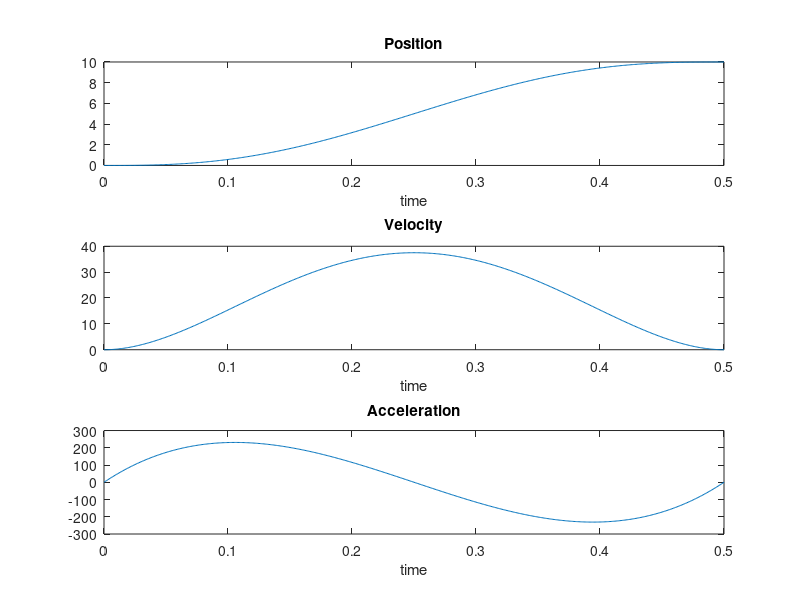
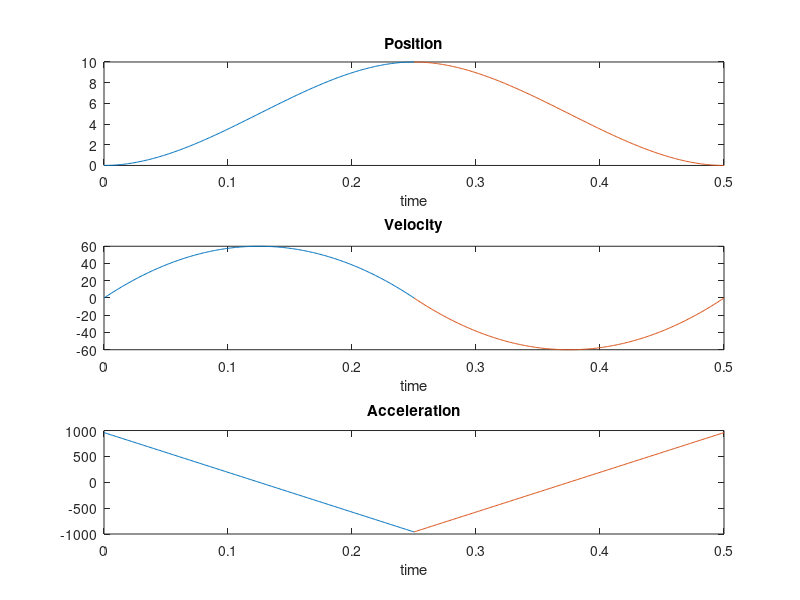
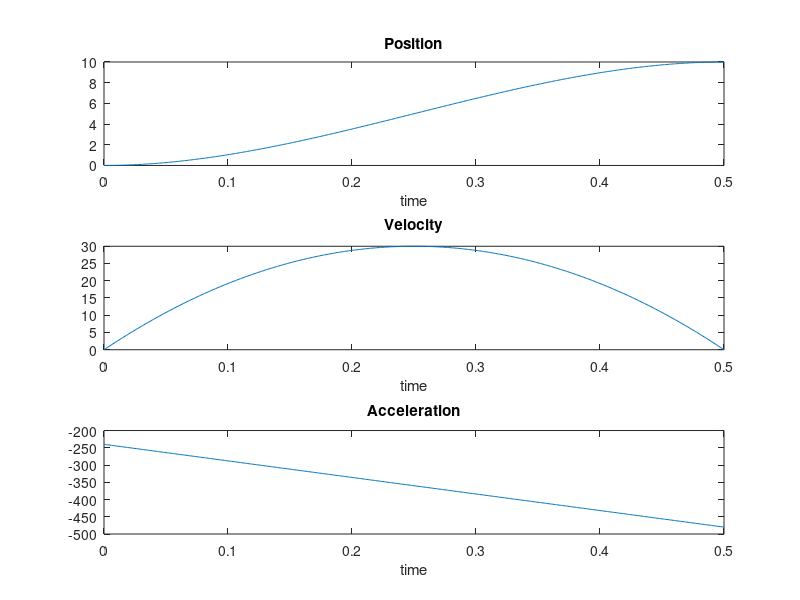
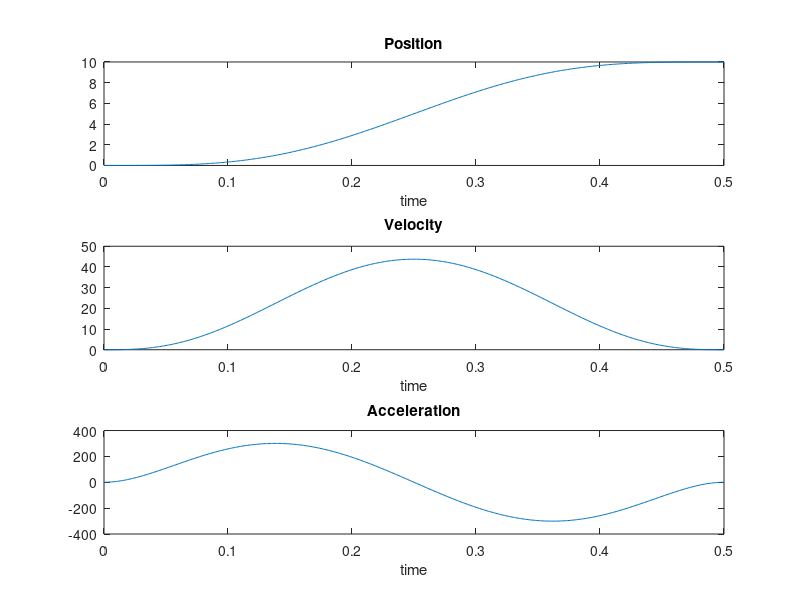

Write MATLAB code to recreate these figures, in order. (Note: this script raises an error after producing the figures.)
%% Mikhail Grushko - BE130 Pset 3

%% Setup

clc;
close all;
clear vars;

%% Problem 1b

Tf = 0.5;
t = 0:0.001:Tf;

x = 1920*t.^5 - 2400*t.^4 + 800*t.^3;
v = 9600*t.^4 - 9600*t.^3 + 2400*t.^2;
a = 38400*t.^3 - 28800*t.^2 + 4800*t.^1;

figure;
subplot(3,1,1); 
plot(t,x); title("Position"); xlabel("time")
subplot(3,1,2); 
plot(t,v); title("Velocity"); xlabel("time")
subplot(3,1,3); 
plot(t,a); title("Acceleration"); xlabel("time")

%% Problem 1d

Tf1 = 0.25;
t1 = 0:0.001:Tf1;
Tf2 = 0.5
t2 = Tf1:0.001:Tf2;

x = -1280*t1.^3 + 480*t1.^2;
v = -3840*t1.^2 + 960*t1.^1;
a = -7680*t1.^1 + 960*t1.^0;

x2 = (1280*t1.^3 - 480*t1.^2) + 10;
v2 = 3840*t1.^2 - 960*t1.^1;
a2 = 7680*t1.^1 - 960*t1.^0;

figure;
subplot(3,1,1); 
plot(t1,x); title("Position"); xlabel("time");
hold on;
plot(t2,x2); title("Position"); xlabel("time");
hold off; 

subplot(3,1,2); 
plot(t1,v); title("Velocity"); xlabel("time")
hold on;
plot(t2,v2); title("Velocity"); xlabel("time");
hold off; 

subplot(3,1,3); 
plot(t1,a); title("Acceleration"); xlabel("time")
hold on;
plot(t2,a2); title("Acceleration"); xlabel("time");
hold off; 

%% Problem 2c

Tf = 0.5;
t = 0:0.001:Tf;

x = -160*t.^3 + 120*t.^2;
v = -480*t.^2 + 240*t.^1;
a = -480*t.^1 - 240*t.^0;

figure;
subplot(3,1,1); 
plot(t,x); title("Position"); xlabel("time")
subplot(3,1,2); 
plot(t,v); title("Velocity"); xlabel("time")
subplot(3,1,3); 
plot(t,a); title("Acceleration"); xlabel("time")

%% Problem 3c

Tf = 0.5;
t = 0:0.001:Tf;

x = -25600*t.^7 + 44800*t.^6 - 26880*t.^5 + 5600*t.^4;
v = -179200*t.^6 + 268800*t.^5 - 134400*t.^4 + 22400*t.^3;
a = -1075200*t.^5 + 1344000*t.^4 - 537600*t.^3 + 67200*t.^2;

figure;
subplot(3,1,1); 
plot(t,x); title("Position"); xlabel("time")
subplot(3,1,2); 
plot(t,v); title("Velocity"); xlabel("time")
subplot(3,1,3); 
plot(t,a); title("Acceleration"); xlabel("time")

%% Problem 4a

% Minimal Square Jerk
N = 1000;
x0 = zeros(1, N);
csj = @(x,xf) diff([0,0,0,x,xf,xf,xf],3);
x = lsqnonlin(@(x) csj(x,10), x0);
x_= [0,x,10];
Tf=0.5; t=[0:(N+1)]/(N+1)*Tf; dt=Tf/(N+1);
figure; 
subplot(311); plot(t,x_); ylabel("Position"); title("Minimal Square Jerk"); hold on;
subplot(312); plot(t(2:end),diff(x_)/dt); ylabel("Velocity");hold on;
subplot(313); plot(t(2:end-1),diff(x_,2)/dt^2); ylabel("Acceleration");xlabel("Time(sec)");hold on;

% Minimal Square Acceleration
N = 1000;
x0 = zeros(1, N);
csa = @(x,xf) diff([0,0,0,x,xf,xf,xf],2);
x = lsqnonlin(@(x) csa(x,10), x0);
x_= [0,x,10];
Tf=0.5; t=[0:(N+1)]/(N+1)*Tf; dt=Tf/(N+1);
figure; 
subplot(311); plot(t,x_); ylabel("Position"); title("Minimal Square Acceleration"); hold on;
subplot(312); plot(t(2:end),diff(x_)/dt); ylabel("Velocity");hold on;
subplot(313); plot(t(2:end-1),diff(x_,2)/dt^2); ylabel("Acceleration");xlabel("Time(sec)");hold on;

% Minimal Square Acceleration
N = 1000;
x0 = zeros(1, N);
css = @(x,xf) diff([0,0,0,x,xf,xf,xf],4);
x = lsqnonlin(@(x) css(x,10), x0);
x_= [0,x,10];
Tf=0.5; t=[0:(N+1)]/(N+1)*Tf; dt=Tf/(N+1);
figure; 
subplot(311); plot(t,x_); ylabel("Position"); title("Minimal Square Acceleration"); hold on;
subplot(312); plot(t(2:end),diff(x_)/dt); ylabel("Velocity");hold on;
subplot(313); plot(t(2:end-1),diff(x_,2)/dt^2); ylabel("Acceleration");xlabel("Time(sec)");hold on;

%% Problem 4b

N = 50;
delta = 1e-8;
x = rand(1, N);
j = @(x,xf) diff([0,0,0,x,xf,xf,xf],3);
gr = 0*x;

for i = 1:1e6;
    prev_gr = gr;
    for k = 1:N
        a = 0*x;
        a(k) = delta;
        gr(k) = sum((j((x + a), 10).^2 - j(x, 10).^2))./delta;
    end
    dgr = gr - prev_gr;
    alpha = abs(dot(gr, gr)/dot(dgr, gr));
    x = x - 0.01*alpha.*gr;
    if rem(i,1000) == 1
        plot(x); title([i, alpha]); drawnow; 
    end
end

disp("Learning Finished")

%% Problem 5

N= 1000;
y = rand(1, N);
yi = 0;
yf = -1;
dx = 1/1000;

y = lsqnonlin(@(t) t_ramp(y, yi, yf, dx), yf);
y_= [yi,y,yf];

figure; 
subplot(311); plot(y_); ylabel("Position"); title("Minimal Square Jerk"); hold on;
subplot(312); plot(diff(y_)/dt); ylabel("Velocity");hold on;
subplot(313); plot(diff(y_,2)/dt^2); ylabel("Acceleration");xlabel("Time(sec)");hold on;

%%

t_ramp(y, yi, yf, dx);